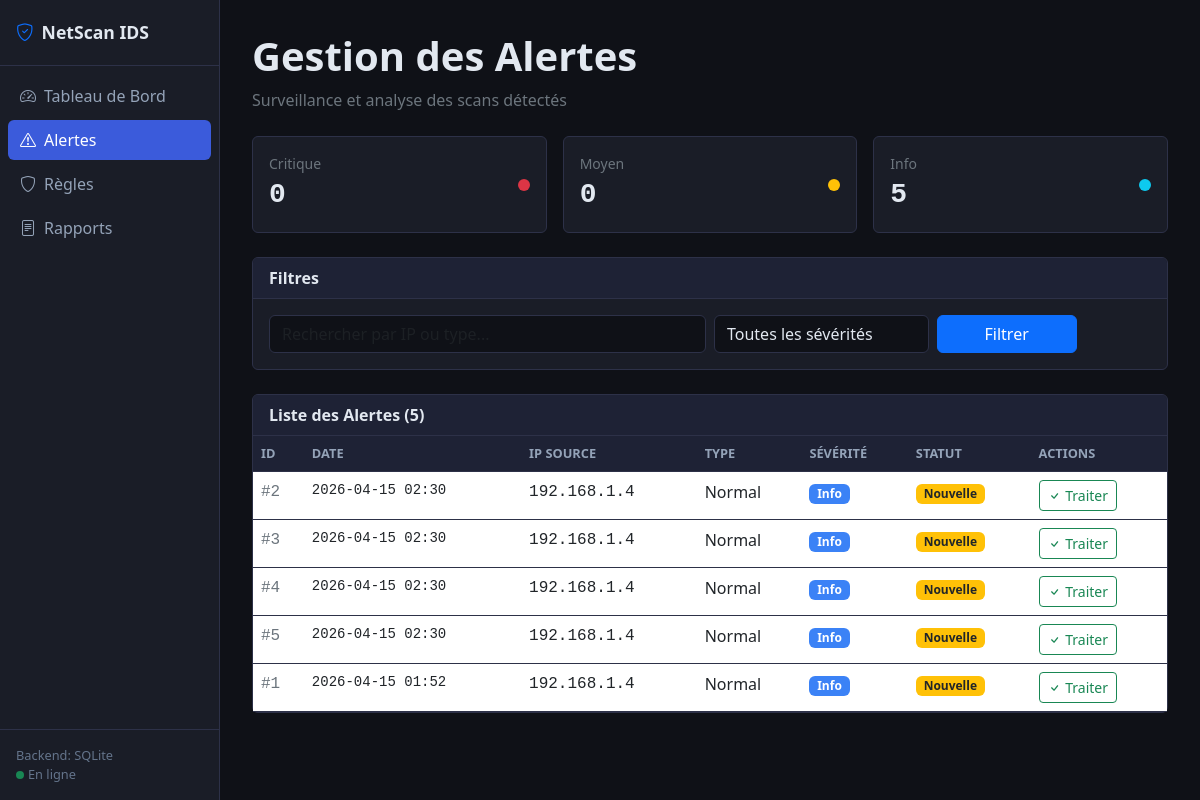
The page /alertes on the database its author committed.
### tables this page shows
CREATE TABLE alertes (
            id INTEGER PRIMARY KEY AUTOINCREMENT,
            date TEXT NOT NULL,
            ip TEXT NOT NULL,
            type TEXT NOT NULL,
            severite TEXT NOT NULL,
            statut TEXT DEFAULT 'Nouvelle'
        );

### webapp/app.py (the view)
@app.route("/alertes")
def alertes():
    search   = request.args.get("search", "")
    severite = request.args.get("severite", "all")
    conn = get_db()
    query = "SELECT * FROM alertes WHERE 1=1"
    params = []
    if search:
        query += " AND (ip LIKE ? OR type LIKE ?)"
        params += [f"%{search}%", f"%{search}%"]
    if severite != "all":
        query += " AND severite = ?"
        params.append(severite)
    query += " ORDER BY date DESC"
    alertes = conn.execute(query, params).fetchall()
    counts = {
        "Critique": conn.execute("SELECT COUNT(*) FROM alertes WHERE severite='Critique'").fetchone()[0],
        "Moyen":    conn.execute("SELECT COUNT(*) FROM alertes WHERE severite='Moyen'").fetchone()[0],
        "Info":     conn.execute("SELECT COUNT(*) FROM alertes WHERE severite='Info'").fetchone()[0],
    }
    conn.close()
    return render_template("alertes.html",
        alertes=alertes, counts=counts, search=search, severite=severite)

### webapp/app.py (called while the page is built)
def get_db():
    conn = sqlite3.connect(DB_PATH)
    conn.row_factory = sqlite3.Row
    return conn

### webapp/templates/alertes.html (shortened to what this page needs)
{% extends "base.html" %}
{% set page = "alertes" %}
{% block content %}
<div class="mb-4">
  <h1 class="fw-bold">Gestion des Alertes</h1>
  <p class="text-secondary">Surveillance et analyse des scans détectés</p>
</div>
<div class="row g-3 mb-4">
  {% for level, count in counts.items() %}
  <div class="col-md-4">
    <div class="card">
      <div class="card-body d-flex justify-content-between align-items-center p-3">
        <div>
          <div class="text-secondary small">{{ level }}</div>
          <div class="fs-3 fw-bold font-monospace">{{ count }}</div>
        </div>
        <span class="status-dot
          {% if level == 'Critique' %}bg-danger
          {% elif level == 'Moyen' %}bg-warning
          {% else %}bg-info{% endif %}"
          style="width:12px;height:12px;">
        </span>
      </div>
    </div>
  </div>
  {% endfor %}
</div>
<div class="card mb-4">
  <div class="card-header">Filtres</div>
  <div class="card-body">
    <form method="GET" action="/alertes" class="row g-2">
      <div class="col-md-6">
        <input type="text" name="search" class="form-control" placeholder="Rechercher par IP ou type..." value="{{ search }}"/>
      </div>
      <div class="col-md-3">
        <select name="severite" class="form-select">
          <option value="all" {% if severite=='all' %}selected{% endif %}>Toutes les sévérités</option>
        </select>
      </div>
      <div class="col-md-2">
        <button type="submit" class="btn btn-primary w-100">Filtrer</button>
      </div>
    </form>
  </div>
</div>
<div class="card">
  <div class="card-header">Liste des Alertes ({{ alertes | length }})</div>
  <div class="card-body p-0">
    <table class="table table-hover mb-0">
      <thead>
        <tr>
          <th>ID</th><th>Date</th><th>IP Source</th><th>Type</th><th>Sévérité</th><th>Statut</th><th>Actions</th>
        </tr>
      </thead>
      <tbody>
        {% if alertes %}
          {% for a in alertes %}
          <tr>
            <td class="font-monospace text-secondary">#{{ a.id }}</td>
            <td class="font-monospace small">{{ a.date }}</td>
            <td class="font-monospace">{{ a.ip }}</td>
            <td>{{ a.type }}</td>
            <td><span class="badge badge-{{ a.severite | lower }}">{{ a.severite }}</span></td>
            <td>
              {% if a.statut == 'Nouvelle' %}
                <span class="badge bg-warning text-dark">Nouvelle</span>
              {% else %}
                <span class="badge bg-success">Traitée</span>
              {% endif %}
            </td>
            <td>
              {% if a.statut == 'Nouvelle' %}
              <a href="/alertes/traiter/{{ a.id }}" class="btn btn-sm btn-outline-success">
                <i class="bi bi-check"></i> Traiter
              </a>
              {% endif %}
            </td>
          </tr>
          {% endfor %}
        {% else %}
          <tr>
            <td colspan="7" class="text-center text-secondary py-4">Aucune alerte trouvée</td>
          </tr>
        {% endif %}
      </tbody>
    </table>
  </div>
</div>
{% endblock %}

### webapp/templates/base.html (style rules this page uses)
body { background-color: #0f1117; color: #e2e8f0; min-height: 100vh; }
.card { background: #1a1d27; border: 1px solid #2d3148; color: #e2e8f0; }
.card-header { background: #1e2235; border-bottom: 1px solid #2d3148; font-weight: 600; }
.table { color: #e2e8f0; }
.table thead th { background: #1e2235; border-color: #2d3148; color: #94a3b8; font-size: 0.8rem; text-transform: uppercase; }
.table td, .table th { border-color: #2d3148; }
.form-control, .form-select { background: #0f1117; border-color: #2d3148; color: #e2e8f0; }
.badge-info { background: #3b82f6; }
.status-dot { width: 8px; height: 8px; border-radius: 50%; display: inline-block; }

### rows shown on the page
alertes: severite "Info", id "5", date "2026-04-15 02:30", ip "192.168.1.4", type "Normal", statut "Nouvelle"
alertes: id "2", date "2026-04-15 02:30", ip "192.168.1.4", type "Normal", severite "Info", statut "Nouvelle"
alertes: id "3", date "2026-04-15 02:30", ip "192.168.1.4", type "Normal", severite "Info", statut "Nouvelle"
alertes: id "4", date "2026-04-15 02:30", ip "192.168.1.4", type "Normal", severite "Info", statut "Nouvelle"
alertes: id "1", date "2026-04-15 01:52", ip "192.168.1.4", type "Normal", severite "Info", statut "Nouvelle"

### other values the page prints
{{ level }} "Critique" "Moyen"
{{ count }} "0" "0"
{{ alertes | length }} "5"
